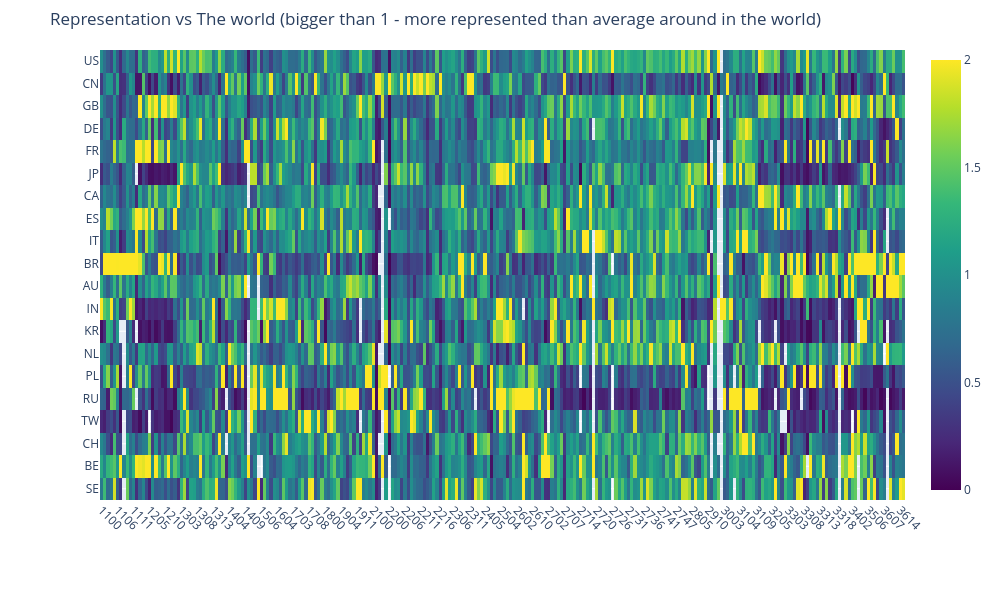

Here is the notebook cell this chart was saved with:
### Code cell
x_labels = list(map(str, df_country_subfield_norm_world.columns))
y_labels = list(map(str, top_20_countries_list))

fig = go.Figure(
    data=go.Heatmap(
        z=df_country_subfield_norm_world.loc[top_20_countries_list].values,
        x=x_labels,
        y=y_labels,
        colorscale="Viridis",
        zmin=0,
        zmax=2,
    )
)

# Layout
fig.update_layout(
    title="Representation vs The world (bigger than 1 - more represented than average around in the world)",
    width=1000,
    height=30*len(y_labels),  # taller if more rows
    margin=dict(l=100, r=50, t=50, b=100),
    xaxis=dict(tickangle=45, automargin=True),
    yaxis=dict(autorange="reversed", automargin=True)  # keep top-to-bottom ordering
)

fig.show()

### Figure 1 — Plotly figure (JSON) as saved in the notebook; plotly's stock layout.template omitted (floating-point values rounded to 4 significant figures; data arrays with more than 128 entries replaced by an {"elided": "..."} marker saying what was removed)
{"data": [{"colorscale": [[0.0, "#440154"], [0.1111, "#482878"], [0.2222, "#3e4989"], [0.3333, "#31688e"], [0.4444, "#26828e"], [0.5556, "#1f9e89"], [0.6667, "#35b779"], [0.7778, "#6ece58"], [0.8889, "#b5de2b"], [1.0, "#fde725"]], "x": {"elided": "252 str values"}, "y": ["US", "CN", "GB", "DE", "FR", "JP", "CA", "ES", "IT", "BR", "AU", "IN", "KR", "NL", "PL", "RU", "TW", "CH", "BE", "SE"], "z": {"elided": "20x252 float values"}, "zmax": 2, "zmin": 0, "type": "heatmap"}], "layout": {"margin": {"l": 100, "r": 50, "t": 50, "b": 100}, "xaxis": {"tickangle": 45, "automargin": true}, "yaxis": {"autorange": "reversed", "automargin": true}, "title": {"text": "Representation vs The world (bigger than 1 - more represented than average around in the world)"}, "width": 1000, "height": 600}}
